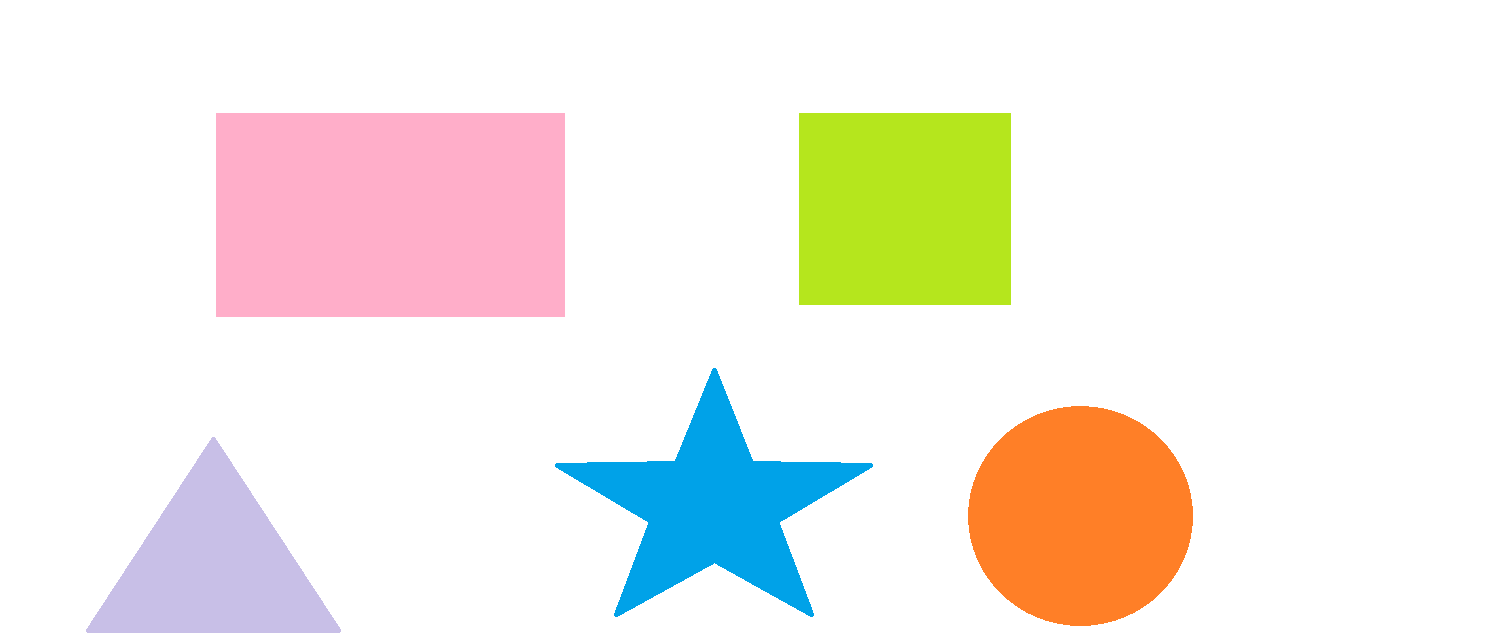
#> input picture images.png, 1490 x 644 px, found by its file name
$ jupyter execute 'Shape Detection.ipynb'   (older library calls are emulated)
#> lines starting #> are read from the running program, lines starting #| are printed output that depends on the picture; after the words box and inside, x2 and y2 are one past the last pixel; in counts of white or black regions, pixels touching at a corner belong together
[cell 1]
import cv2
import numpy as np

#loading the image
image = cv2.imread("C:\\Users\\Admin\\Desktop\\images\\images.png")
#> image is the input picture: shape (644, 1490, 3); mean B, G, R 231.3, 238.3, 242.8

#grayscaling the image
gray_image = cv2.cvtColor(image, cv2.COLOR_BGR2GRAY)

#canny edges
edged = cv2.Canny(image,20,150)
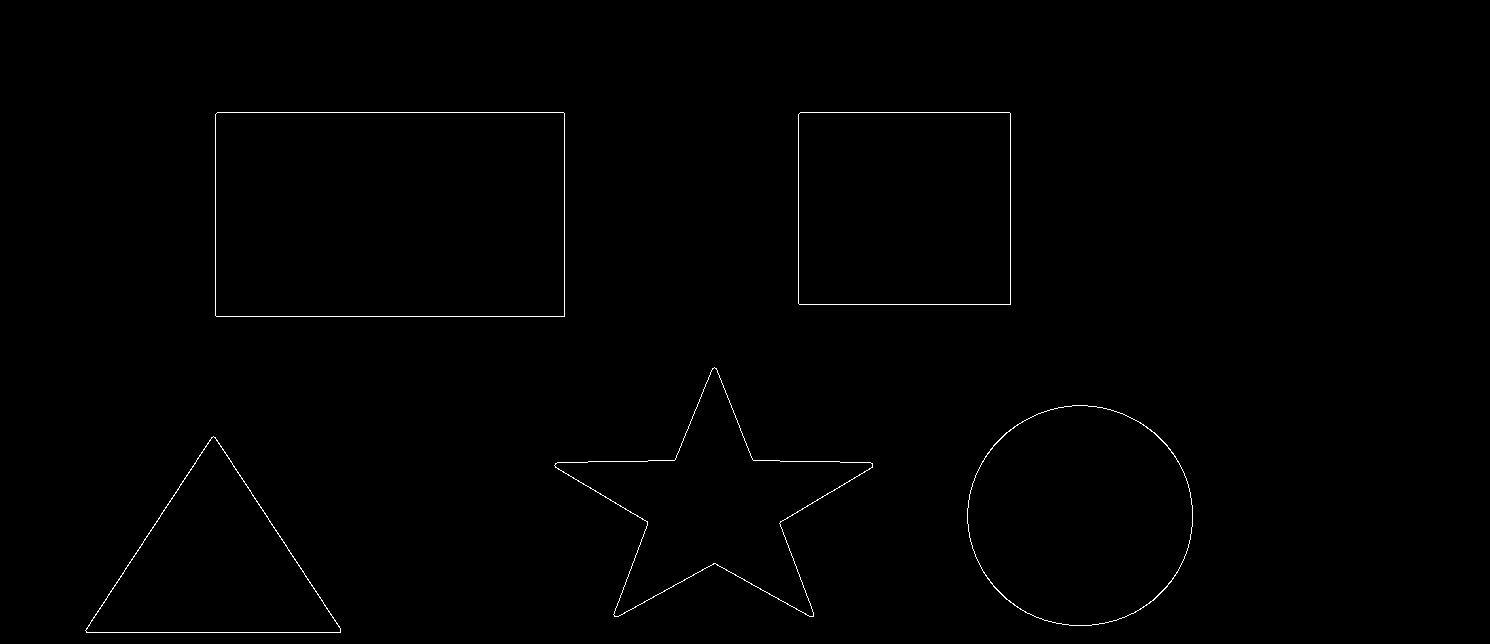
#> edged: shape (644, 1490); 0.47% white in thin lines or dots, all inside (x1, y1, x2, y2) = (85, 112, 1193, 633)

#loooking at the images
cv2.imshow('Shapes',image)
cv2.waitKey(0)
cv2.imshow('GRAY',gray_image)
cv2.waitKey(0)
cv2.imshow('EDGED',edged)
cv2.waitKey(0)

#finding contours
_,contours,hierarchy = cv2.findContours(edged.copy(),cv2.RETR_EXTERNAL,cv2.CHAIN_APPROX_NONE)
#> contours = 5 contours; box (x1, y1, x2, y2) and area: (215, 112, 565, 317) 71193, (798, 112, 1011, 305) 40701, (967, 405, 1193, 626) 38864, (554, 367, 873, 617) 28624, (85, 436, 341, 633) 25580
cv2.drawContours(image,contours,-1,(0,255,0),3)
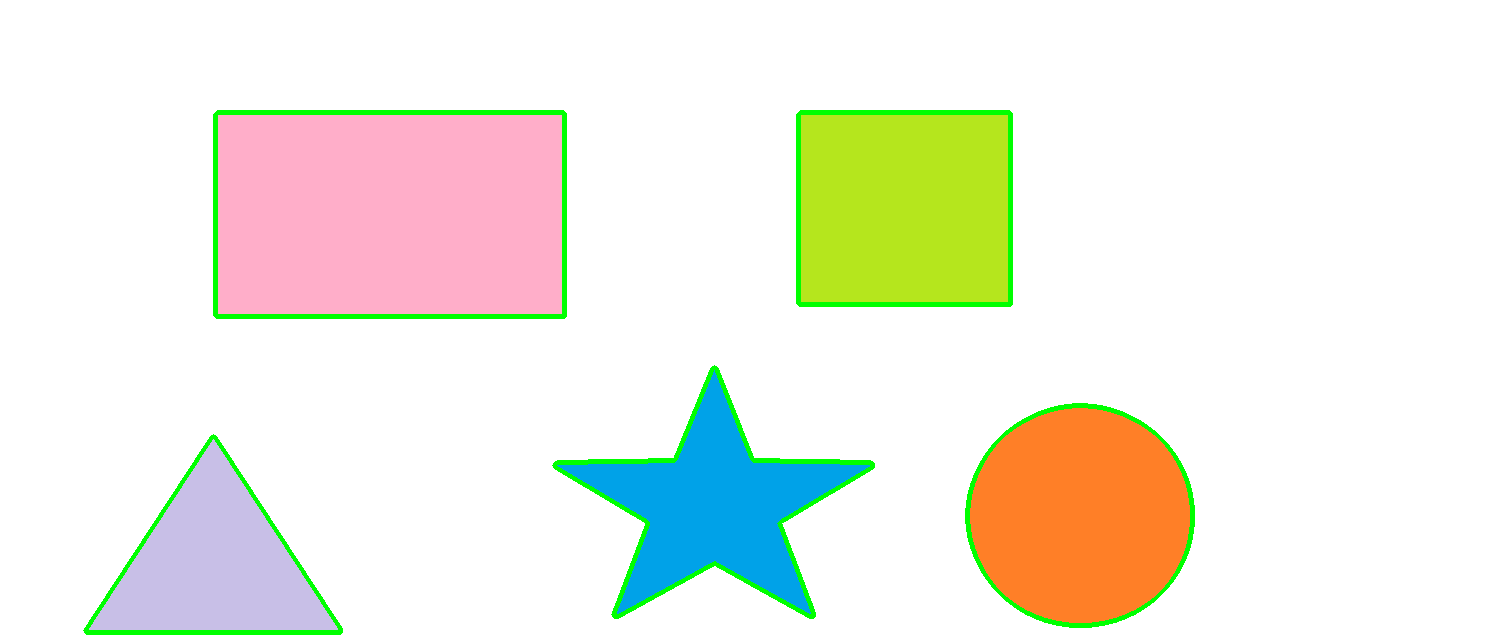
#> image: shape (644, 1490, 3); 2.18% of pixels changed, all inside (x1, y1, x2, y2) = (83, 110, 1195, 635)
cv2.imshow('contourws',image)
cv2.waitKey(0)

#iterating over each contour
for contour in contours:
    #get approximate polygons
    approx_poly = cv2.approxPolyDP(contour,0.01*cv2.arcLength(contour,True),True)

    if len(approx_poly) == 3:
        shape_name = 'Triangle'
        cv2.drawContours(image,[contour],0,(0,0,255))

        #finding center of the figure to write text
        M = cv2.moments(contour)
        cx = int(M['m10']/M['m00'])
        cy = int(M['m01']/M['m00'])
        cv2.putText(image,shape_name,(cx-50,cy),cv2.FONT_HERSHEY_SIMPLEX,1,(0,0,0),1)

    elif len(approx_poly) == 4:
        x,y,w,h = cv2.boundingRect(contour)
        M = cv2.moments(contour)
        cx = int(M['m10']/M['m00'])
        cy = int(M['m01']/M['m00'])

        if abs(w-h) <=20 :
            shape_name = 'Square'
            cv2.drawContours(image,[contour],0,(0,0,255))
            cv2.putText(image,shape_name,(cx-50,cy),cv2.FONT_HERSHEY_SIMPLEX,1,(0,0,0),1)

        else:
            shape_name = 'Rectangle'
            cv2.drawContours(image,[contour],0,(0,0,255))
            cv2.putText(image,shape_name,(cx-50,cy),cv2.FONT_HERSHEY_SIMPLEX,1,(0,0,0),1)

    elif len(approx_poly) == 10:
        shape_name = 'Star'
        cv2.drawContours(image,[contour],0,(0,0,255))

        #finding center of the figure to write text
        M = cv2.moments(contour)
        cx = int(M['m10']/M['m00'])
        cy = int(M['m01']/M['m00'])
        cv2.putText(image,shape_name,(cx-50,cy),cv2.FONT_HERSHEY_SIMPLEX,1,(0,0,0),1)

    else:
        shape_name = 'Circle'
        cv2.drawContours(image,[contour],0,(0,0,255))

        #finding center of the figure to write text
        M = cv2.moments(contour)
        cx = int(M['m10']/M['m00'])
        cy = int(M['m01']/M['m00'])
        cv2.putText(image,shape_name,(cx-50,cy),cv2.FONT_HERSHEY_SIMPLEX,1,(0,0,0),1)

    cv2.imshow('Identified shapes',image)
    cv2.waitKey(0)
#> this loop made 5 passes
#> (approx_poly, x, y, w, h, cx, cy, shape_name) on passes 4 to 5: ([[798, 114], [799, 304], [1010, 304], [1009, 112]], 798, 112, 213, 193, 904, 208, 'Square'), ([[215, 114], [216, 316], [564, 316], [563, 112]], 215, 112, 350, 205, 389, 214, 'Rectangle')
#> (approx_poly, shape_name, cx, cy) on pass 1: ([[340, 628], [213, 436], [85, 630]], 'Triangle', 213, 566)
#> pass 1, `cv2.imshow('Identified shapes',image)`:
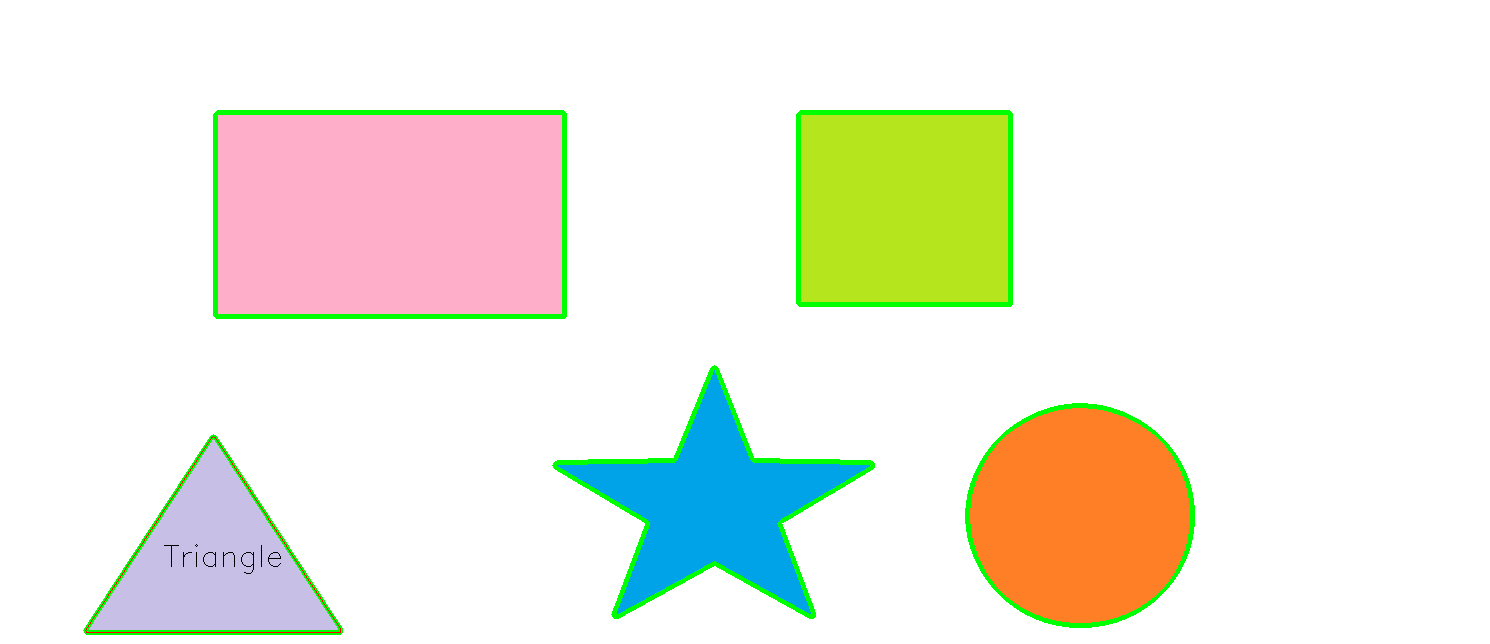
#> window 'Identified shapes': shape (644, 1490, 3); mean B, G, R 226.8, 238.9, 238.2
#> after the loop:
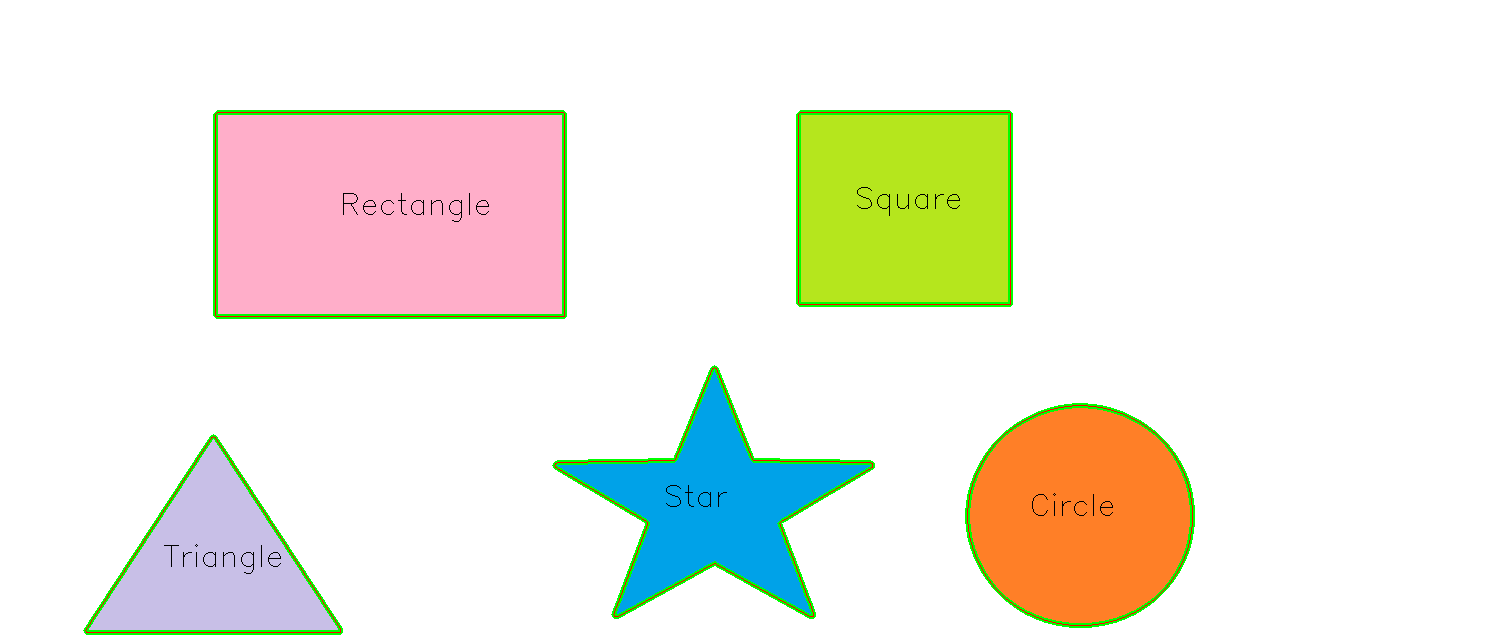
#> image: shape (644, 1490, 3); 0.57% of pixels changed, all inside (x1, y1, x2, y2) = (85, 112, 1193, 633)
cv2.destroyAllWindows()
